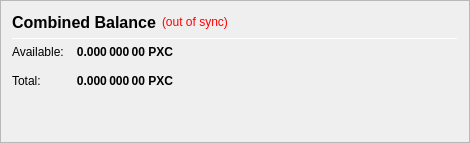
                   <widget class="QFrame" name="frame_CombinedBalances">
                    <property name="minimumSize">
                     <size>
                      <width>470</width>
                      <height>0</height>
                     </size>
                    </property>
                    <property name="frameShape">
                     <enum>QFrame::StyledPanel</enum>
                    </property>
                    <property name="frameShadow">
                     <enum>QFrame::Raised</enum>
                    </property>
                    <layout class="QVBoxLayout" name="verticalLayout_5">
                     <item>
                      <layout class="QHBoxLayout" name="horizontalLayout_5" stretch="0,0,0">
                       <item>
                        <widget class="QLabel" name="label_5z">
                         <property name="minimumSize">
                          <size>
                           <width>0</width>
                           <height>20</height>
                          </size>
                         </property>
                         <property name="font">
                          <font>
                           <pointsize>12</pointsize>
                           <weight>75</weight>
                           <bold>true</bold>
                          </font>
                         </property>
                         <property name="toolTip">
                          <string>Combined Balance (including unconfirmed and immature coins)</string>
                         </property>
                         <property name="text">
                          <string>Combined Balance</string>
                         </property>
                        </widget>
                       </item>
                       <item>
                        <widget class="QLabel" name="labelWalletStatus">
                         <property name="cursor">
                          <cursorShape>WhatsThisCursor</cursorShape>
                         </property>
                         <property name="toolTip">
                          <string>The displayed information may be out of date. Your wallet automatically synchronizes with the Praxis network after a connection is established, but this process has not completed yet.</string>
                         </property>
                         <property name="styleSheet">
                          <string notr="true">QLabel { color: red; }</string>
                         </property>
                         <property name="text">
                          <string notr="true">(out of sync)</string>
                         </property>
                         <property name="alignment">
                          <set>Qt::AlignLeading|Qt::AlignLeft|Qt::AlignVCenter</set>
                         </property>
                        </widget>
                       </item>
                       <item>
                        <spacer name="horizontalSpacer_1">
                         <property name="orientation">
                          <enum>Qt::Horizontal</enum>
                         </property>
                         <property name="sizeHint" stdset="0">
                          <size>
                           <width>40</width>
                           <height>20</height>
                          </size>
                         </property>
                        </spacer>
                       </item>
                      </layout>
                     </item>
                     <item>
                      <widget class="Line" name="line_CombinedBalance">
                       <property name="minimumSize">
                        <size>
                         <width>0</width>
                         <height>1</height>
                        </size>
                       </property>
                       <property name="maximumSize">
                        <size>
                         <width>16777215</width>
                         <height>1</height>
                        </size>
                       </property>
                       <property name="orientation">
                        <enum>Qt::Horizontal</enum>
                       </property>
                      </widget>
                     </item>
                     <item>
                      <layout class="QGridLayout" name="gridLayout_3">
                       <property name="spacing">
                        <number>12</number>
                       </property>
                       <item row="1" column="0">
                        <widget class="QLabel" name="labelBalanceTextz">
                         <property name="text">
                          <string>Available:</string>
                         </property>
                        </widget>
                       </item>
                       <item row="1" column="1">
                        <widget class="QLabel" name="labelBalancez">
                         <property name="font">
                          <font>
                           <weight>75</weight>
                           <bold>true</bold>
                          </font>
                         </property>
                         <property name="cursor">
                          <cursorShape>IBeamCursor</cursorShape>
                         </property>
                         <property name="toolTip">
                          <string>Your current spendable balance</string>
                         </property>
                         <property name="text">
                          <string notr="true">0.000 000 00 PXC</string>
                         </property>
                         <property name="alignment">
                          <set>Qt::AlignRight|Qt::AlignTrailing|Qt::AlignVCenter</set>
                         </property>
                         <property name="textInteractionFlags">
                          <set>Qt::LinksAccessibleByMouse|Qt::TextSelectableByKeyboard|Qt::TextSelectableByMouse</set>
                         </property>
                        </widget>
                       </item>
                       <item row="2" column="0">
                        <widget class="QLabel" name="labelTotalTextz">
                         <property name="text">
                          <string>Total:</string>
                         </property>
                        </widget>
                       </item>
                       <item row="2" column="1">
                        <widget class="QLabel" name="labelTotalz">
                         <property name="font">
                          <font>
                           <weight>75</weight>
                           <bold>true</bold>
                          </font>
                         </property>
                         <property name="cursor">
                          <cursorShape>IBeamCursor</cursorShape>
                         </property>
                         <property name="toolTip">
                          <string>Total Balance, including all unavailable coins.</string>
                         </property>
                         <property name="text">
                          <string notr="true">0.000 000 00 PXC</string>
                         </property>
                         <property name="alignment">
                          <set>Qt::AlignRight|Qt::AlignTrailing|Qt::AlignVCenter</set>
                         </property>
                         <property name="textInteractionFlags">
                          <set>Qt::LinksAccessibleByMouse|Qt::TextSelectableByKeyboard|Qt::TextSelectableByMouse</set>
                         </property>
                        </widget>
                       </item>
                       <item row="2" column="3">
                        <spacer name="horizontalSpacer_2">
                         <property name="orientation">
                          <enum>Qt::Horizontal</enum>
                         </property>
                         <property name="sizeHint" stdset="0">
                          <size>
                           <width>40</width>
                           <height>20</height>
                          </size>
                         </property>
                        </spacer>
                       </item>
                      </layout>
                     </item>
                     <item>
                      <spacer name="verticalSpacer_1">
                       <property name="orientation">
                        <enum>Qt::Vertical</enum>
                       </property>
                       <property name="sizeHint" stdset="0">
                        <size>
                         <width>20</width>
                         <height>40</height>
                        </size>
                       </property>
                      </spacer>
                     </item>
                    </layout>
                   </widget>
